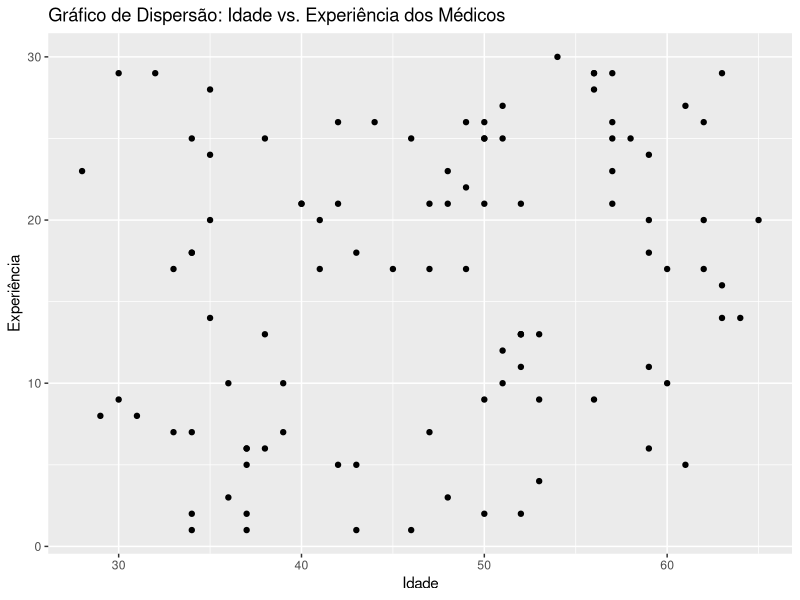

Reproduce this figure in R.
#Base de dados médica
set.seed(123)  # Definir semente para reprodução
medicos <- data.frame(
  Paciente = paste("Paciente", 1:100),
  Especialidade = sample(c("Cardiologia", "Ortopedia", "Pediatria", "Dermatologia"), 100, replace = TRUE),
  Idade = sample(28:65, 100, replace = TRUE),
  Experiencia = sample(1:30, 100, replace = TRUE),
  Qualificacao = sample(c("Básica", "Intermediária", "Avançada"), 100, replace = TRUE)
)

# Visualizar a estrutura da base
str(medicos)

# Conversão das colunas relevantes em fatores
cols_para_fatores <- c("Especialidade", "Qualificacao")

medicos[cols_para_fatores] <- lapply(medicos[cols_para_fatores], as.factor)

# Visualizar a estrutura da base de dados após a conversão em fatores
str(medicos)

# One Hot Encoding para a coluna 'Especialidade'
library(dplyr)
library(tidyr)

medicos_encoded <- medicos %>%
  pivot_wider(names_from = Especialidade, values_from = c(Idade, Experiencia), values_fill = 0)

# Visualizar a estrutura da base de dados após One Hot Encoding
str(medicos_encoded)

# Discretização da coluna 'Idade'
medicos$Idade.Disc <- cut(medicos$Idade, breaks = c(28, 40, 50, 65), labels = c("Jovem", 'Meia Idade', 'Idoso'))

# Visualizar a estrutura da base de dados após discretização
str(medicos$Idade.Disc)

# Transformação dos fatores em 3 tipos: mais frequente, segundo mais frequente e outros
library(forcats)

medicos$Qualificacao <- fct_lump(medicos$Qualificacao, n = 2)

# Visualizar a estrutura da base de dados após a transformação dos fatores
str(medicos)

# Plotar um gráfico de dispersão entre idade e experiência
library(ggplot2)

ggplot(medicos, aes(x = Idade, y = Experiencia)) +
  geom_point() +
  labs(title = "Gráfico de Dispersão: Idade vs. Experiência dos Médicos",
       x = "Idade",
       y = "Experiência")

